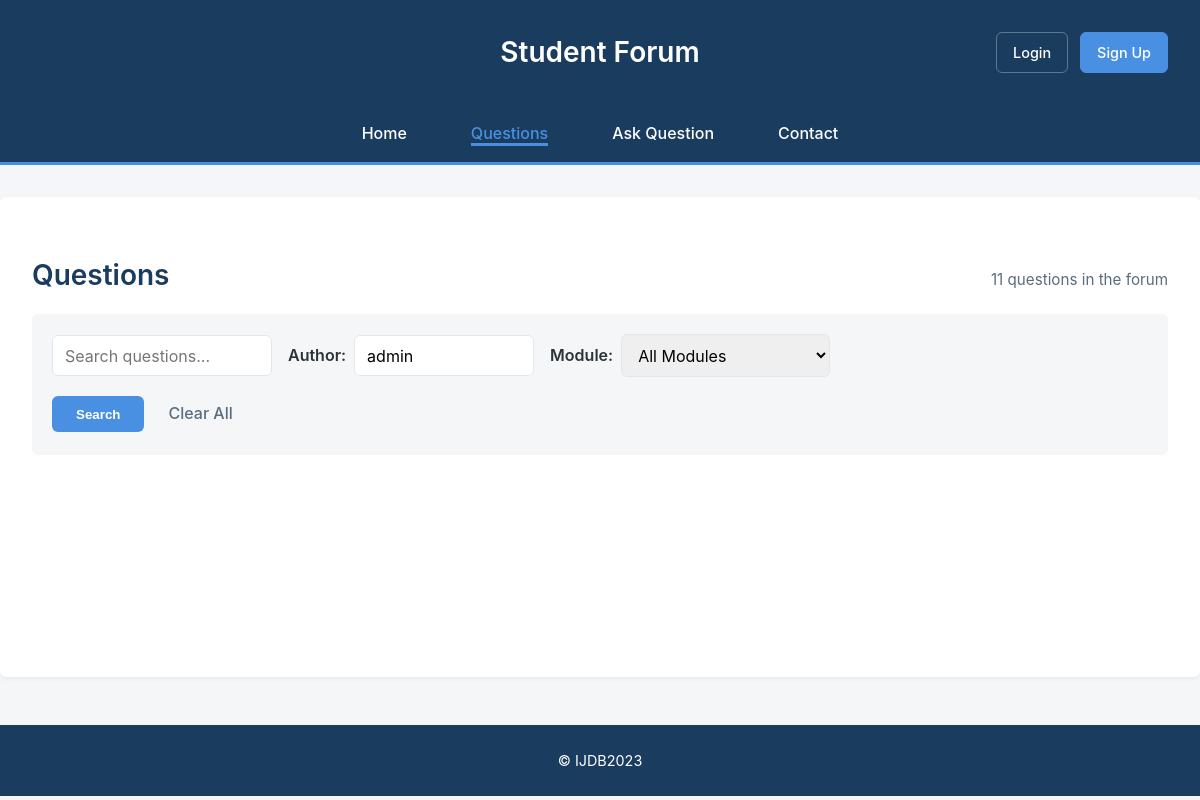
The page /questions.php?author=admin on the database as committed earlier.
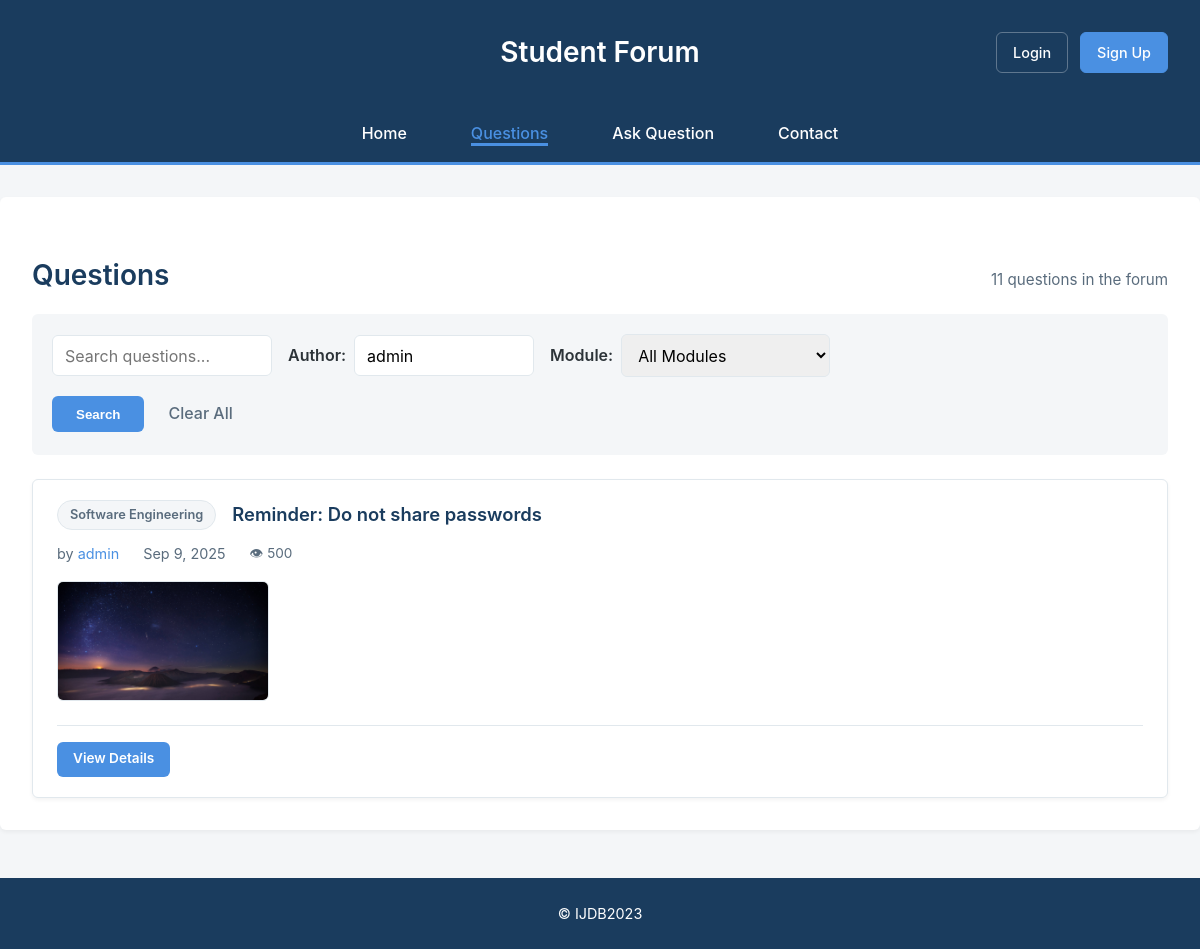
The same page on the database as committed later.
### tables this page shows
CREATE TABLE `question` (
  `question_id` int(11) NOT NULL,
  `title` varchar(255) NOT NULL,
  `content` text NOT NULL,
  `image` varchar(255) DEFAULT NULL,
  `view_count` int(11) NOT NULL DEFAULT 0,
  `status` varchar(50) NOT NULL DEFAULT 'active',
  `created_at` timestamp NOT NULL DEFAULT current_timestamp(),
  `user_id` int(11) DEFAULT NULL,
  `module_id` int(11) NOT NULL,
  `updated_at` timestamp NOT NULL DEFAULT current_timestamp() ON UPDATE current_timestamp()
);

### questions.php (called while the page is built, shortened)
<?php
include INCLUDES_PATH . 'DatabaseConnection.php';
include FUNCTIONS_PATH . 'DatabaseFunctions.php';
include FUNCTIONS_PATH . 'QuestionDbFunctions.php';
try {
    $moduleFilter = isset($_GET['module']) && $_GET['module'] !== '' ? intval($_GET['module']) : null;
    $searchTerm = isset($_GET['search']) ? trim($_GET['search']) : null;
    $authorSearch = isset($_GET['author']) ? trim($_GET['author']) : null;
    $userFilter = null;
    $questions = getQuestionList($pdo, $moduleFilter, $userFilter, true, $searchTerm, $authorSearch);
    include PUBLIC_TEMPLATES . 'questions.html.php';
} catch (PDOException $e) {
    $title = 'An error has occured';
    $output = 'Database error: ' . $e->getMessage();
}
include PUBLIC_TEMPLATES . 'layout.html.php';

### includes/functions/QuestionDbFunctions.php (called while the page is built, shortened)
<?php
function getQuestionList($pdo, $module_id = null, $user_id = null, $publicView = false, $searchTerm = null, $authorSearch = null) {
    if ($publicView) {
        $sql = 'SELECT q.question_id, q.title, q.content, q.image, q.created_at, q.view_count,
                u.email,
                CASE WHEN u.status = \'deleted\' THEN \'[Deleted]\' ELSE u.username END as username,
                CASE WHEN m.status = \'deleted\' THEN \'[Archived]\' ELSE m.module_name END as module_name,
                m.module_id, u.user_id, u.status as user_status, m.status as module_status
        FROM question q
        INNER JOIN user_account u ON q.user_id = u.user_id
        INNER JOIN module m ON q.module_id = m.module_id';
    }
    $params = [];
    $conditions = [];
    if ($authorSearch !== null && $authorSearch !== '') {
        $conditions[] = 'u.username LIKE :author';
        $params[':author'] = '%' . $authorSearch . '%';
    }
    if (!empty($conditions)) {
        $sql .= ' WHERE ' . implode(' AND ', $conditions);
    }
    $sql .= ' ORDER BY q.created_at DESC';
    $questions = query($pdo, $sql, $params);
    return $questions->fetchAll();
}

### includes/functions/DatabaseFunctions.php (called while the page is built, shortened)
<?php
function query($pdo, $sql, $parameters = []) {
    $query = $pdo->prepare($sql);
    $query->execute($parameters);
    return $query;
}

### templates/public/questions.html.php (the view, shortened to what the changed rows need)
<div class="questionlist">
    <div class="questions">
        <div class="questions-header">
            <h2>Questions</h2>
        </div>
        <div class="question-list-items">
        <?php foreach($questions as $question): ?>
            <article class="question-card <?= (isset($_SESSION['user_id']) && $_SESSION['user_id'] == $question['user_id']) ? 'own-question' : '' ?>">
                <div class="question-main">
                    <span class="module-tag"><?=htmlspecialchars($question['module_name'], ENT_QUOTES, 'UTF-8')?></span>
                    <h3 class="question-title">
                        <a href="questiondetail.php?id=<?=$question['question_id']?>">
                            <?=htmlspecialchars($question['title'], ENT_QUOTES, 'UTF-8')?>
                        </a>
                    </h3>
                </div>
                <div class="question-meta">
                    <span class="author">by <a href="?author=<?=urlencode($question['username'])?>"><?=htmlspecialchars($question['username'], ENT_QUOTES, 'UTF-8');?></a></span>
                    <span class="date"><?=htmlspecialchars(date('M j, Y', strtotime($question['created_at'])), ENT_QUOTES, 'UTF-8')?></span>
                    <span class="view-count">👁 <?= (int)$question['view_count'] ?></span>
                </div>
                <?php if (!empty($question['image'])): ?>
                    <div class="question-image">
                        <img src="images/<?=htmlspecialchars($question['image'], ENT_QUOTES, 'UTF-8'); ?>" alt="Question image">
                    </div>
                <?php endif; ?>
                <div class="question-actions">
                    <a href="questiondetail.php?id=<?=$question['question_id']?>" class="btn-view">View Details</a>
                </div>
            </article>
        <?php endforeach;?>
        </div>
    </div>
</div>

Rows that differ between the two databases and show on the page:
now on this page (row edited): question: module_name "Software Engineering", title "Reminder: Do not share passwords", username "admin", created_at "Sep 9, 2025", view_count "500", image (picture)
